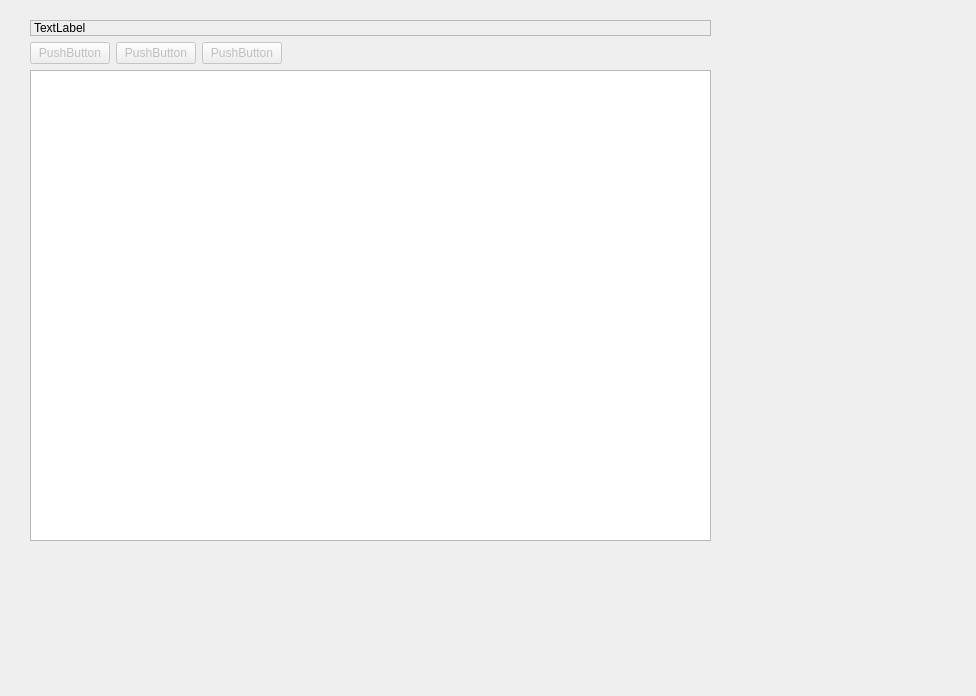
<?xml version="1.0" encoding="UTF-8"?>
<ui version="4.0">
 <class>FormEconomyReport</class>
 <widget class="QWidget" name="FormEconomyReport">
  <property name="geometry">
   <rect>
    <x>0</x>
    <y>0</y>
    <width>976</width>
    <height>696</height>
   </rect>
  </property>
  <property name="windowTitle">
   <string>Form</string>
  </property>
  <widget class="QWidget" name="gridLayoutWidget">
   <property name="geometry">
    <rect>
     <x>30</x>
     <y>20</y>
     <width>681</width>
     <height>521</height>
    </rect>
   </property>
   <layout class="QGridLayout" name="eco_layout">
    <item row="1" column="2">
     <widget class="QPushButton" name="bredun">
      <property name="enabled">
       <bool>false</bool>
      </property>
      <property name="text">
       <string>PushButton</string>
      </property>
     </widget>
    </item>
    <item row="1" column="3">
     <spacer name="horizontalSpacer">
      <property name="orientation">
       <enum>Qt::Horizontal</enum>
      </property>
      <property name="sizeHint" stdset="0">
       <size>
        <width>40</width>
        <height>20</height>
       </size>
      </property>
     </spacer>
    </item>
    <item row="1" column="0">
     <widget class="QPushButton" name="bdisband">
      <property name="enabled">
       <bool>false</bool>
      </property>
      <property name="text">
       <string>PushButton</string>
      </property>
     </widget>
    </item>
    <item row="3" column="0" colspan="4">
     <widget class="QTableWidget" name="eco_widget">
      <property name="sizePolicy">
       <sizepolicy hsizetype="MinimumExpanding" vsizetype="MinimumExpanding">
        <horstretch>0</horstretch>
        <verstretch>0</verstretch>
       </sizepolicy>
      </property>
      <property name="editTriggers">
       <set>QAbstractItemView::NoEditTriggers</set>
      </property>
      <property name="selectionMode">
       <enum>QAbstractItemView::SingleSelection</enum>
      </property>
      <property name="selectionBehavior">
       <enum>QAbstractItemView::SelectRows</enum>
      </property>
      <property name="verticalScrollMode">
       <enum>QAbstractItemView::ScrollPerPixel</enum>
      </property>
      <property name="horizontalScrollMode">
       <enum>QAbstractItemView::ScrollPerPixel</enum>
      </property>
      <property name="showGrid">
       <bool>false</bool>
      </property>
      <property name="sortingEnabled">
       <bool>true</bool>
      </property>
      <attribute name="horizontalHeaderCascadingSectionResizes">
       <bool>false</bool>
      </attribute>
      <attribute name="horizontalHeaderStretchLastSection">
       <bool>true</bool>
      </attribute>
      <attribute name="verticalHeaderVisible">
       <bool>false</bool>
      </attribute>
     </widget>
    </item>
    <item row="1" column="1">
     <widget class="QPushButton" name="bsell">
      <property name="enabled">
       <bool>false</bool>
      </property>
      <property name="text">
       <string>PushButton</string>
      </property>
     </widget>
    </item>
    <item row="0" column="0" colspan="4">
     <widget class="QLabel" name="eco_label">
      <property name="frameShape">
       <enum>QFrame::StyledPanel</enum>
      </property>
      <property name="text">
       <string>TextLabel</string>
      </property>
     </widget>
    </item>
   </layout>
  </widget>
 </widget>
 <resources/>
 <connections/>
</ui>
